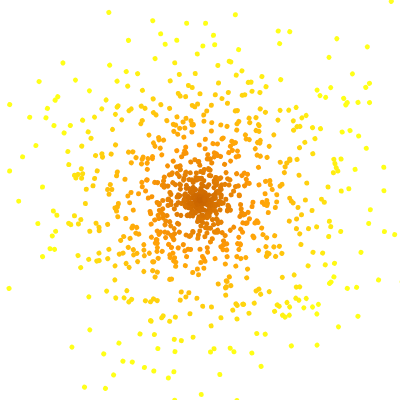
Frame 1 (no input)
Frame 60 (no input): identical to frame 1, image omitted
Frame 120 (the mouse pressed at the canvas centre since frame 60): identical to frame 1, image omitted

The p5.js sketch that drew this single still picture (run headless with seeded random() and noise() and a simulated clock; from frame 60 on, the mouse is pressed at the canvas centre):

// p5.js sketch
// ── sketch.js
let distribution = new Array(1000);

function setup() {
  createCanvas(400, 400);
 for (let i = 0; i < distribution.length; i++){
   distribution[i] = randomGaussian(0, 100);
 }
}

function draw() {
  background(255);

  translate(width/2, height/2);

  for (let i = 0; i < distribution.length; i++){

    rotate(TWO_PI/ distribution.length);

    
    strokeWeight(5);
    let dist = abs(distribution[i]);
    stroke(200 + dist, 100 + dist, dist/8);
    point(dist, 0);



  }
 

}
